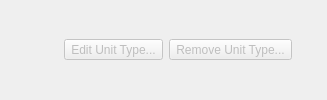
    <widget class="QWidget" name="widget_circuit_unit_type" native="true">
     <layout class="QHBoxLayout" name="horizontalLayout_12">
      <property name="topMargin">
       <number>4</number>
      </property>
      <property name="bottomMargin">
       <number>4</number>
      </property>
      <item>
       <widget class="QLabel" name="lbl_circuit_unit_type">
        <property name="textFormat">
         <enum>Qt::RichText</enum>
        </property>
       </widget>
      </item>
      <item>
       <spacer name="horizontalSpacer_9">
        <property name="orientation">
         <enum>Qt::Horizontal</enum>
        </property>
        <property name="sizeHint" stdset="0">
         <size>
          <width>40</width>
          <height>20</height>
         </size>
        </property>
       </spacer>
      </item>
      <item>
       <widget class="QToolButton" name="tbtn_edit_circuit_unit_type">
        <property name="enabled">
         <bool>false</bool>
        </property>
        <property name="sizePolicy">
         <sizepolicy hsizetype="Minimum" vsizetype="Fixed">
          <horstretch>0</horstretch>
          <verstretch>0</verstretch>
         </sizepolicy>
        </property>
        <property name="statusTip">
         <string>Edit the selected circuit unit type</string>
        </property>
        <property name="text">
         <string>Edit Unit Type...</string>
        </property>
        <property name="icon">
         <iconset resource="../rc/resources.qrc">
          <normaloff>:/images/images/edit.png</normaloff>:/images/images/edit.png</iconset>
        </property>
        <property name="iconSize">
         <size>
          <width>16</width>
          <height>16</height>
         </size>
        </property>
        <property name="toolButtonStyle">
         <enum>Qt::ToolButtonTextBesideIcon</enum>
        </property>
       </widget>
      </item>
      <item>
       <widget class="QToolButton" name="tbtn_remove_circuit_unit_type">
        <property name="enabled">
         <bool>false</bool>
        </property>
        <property name="sizePolicy">
         <sizepolicy hsizetype="Minimum" vsizetype="Fixed">
          <horstretch>0</horstretch>
          <verstretch>0</verstretch>
         </sizepolicy>
        </property>
        <property name="statusTip">
         <string>Remove the selected circuit unit type</string>
        </property>
        <property name="text">
         <string>Remove Unit Type...</string>
        </property>
        <property name="icon">
         <iconset resource="../rc/resources.qrc">
          <normaloff>:/images/images/remove16.png</normaloff>:/images/images/remove16.png</iconset>
        </property>
        <property name="iconSize">
         <size>
          <width>16</width>
          <height>16</height>
         </size>
        </property>
        <property name="toolButtonStyle">
         <enum>Qt::ToolButtonTextBesideIcon</enum>
        </property>
       </widget>
      </item>
      <item>
       <widget class="QPushButton" name="btn_clear_circuit_unit_type">
        <property name="maximumSize">
         <size>
          <width>18</width>
          <height>18</height>
         </size>
        </property>
        <property name="statusTip">
         <string>Clear selection</string>
        </property>
        <property name="icon">
         <iconset resource="../rc/resources.qrc">
          <normaloff>:/images/images/clear.png</normaloff>:/images/images/clear.png</iconset>
        </property>
        <property name="flat">
         <bool>true</bool>
        </property>
       </widget>
      </item>
     </layout>
    </widget>
